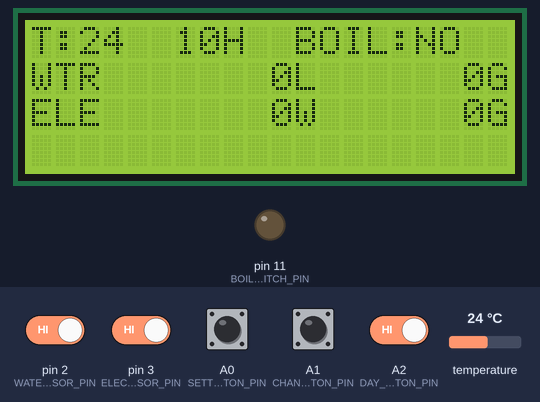
The sketch below on a simulated Arduino Uno, built with avr-gcc and run on an emulated ATmega328P. Parts: 20×4 character LCD, output pins drawn as LEDs (lit = HIGH). The test bench sets the inputs (shaded band); at power-on: A0 (SETTING_BUTTON_PIN), A1 (CHANGE_BUTTON_PIN), A2 (DAY_STAT_BUTTON_PIN), pin 2 (WATER_USAGE_SENSOR_PIN), pin 3 (ELECTRIC_USAGE_SENSOR_PIN) HIGH, temperature 24 °C. The local clock reads 2024-03-15 10:24:30 at power-on unless the sketch sets it; EEPROM starts erased; what the sketch prints to the serial monitor is not drawn.

Above: at 4.2 s.
4.3 s: A0 (SETTING_BUTTON_PIN) pulled LOW for 1 s
At 6.9 s:
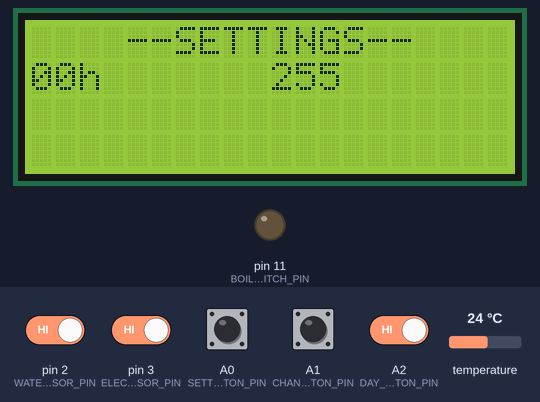
7.2 s: A1 (CHANGE_BUTTON_PIN) pulled LOW for 1 s
At 9.1 s:
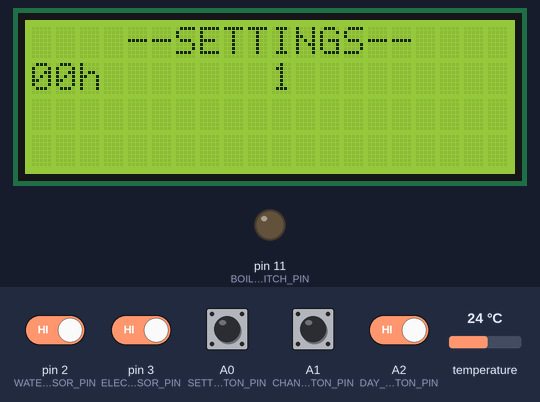
9.7 s: A0 (SETTING_BUTTON_PIN) pulled LOW for 0.15 s
At 11.3 s:
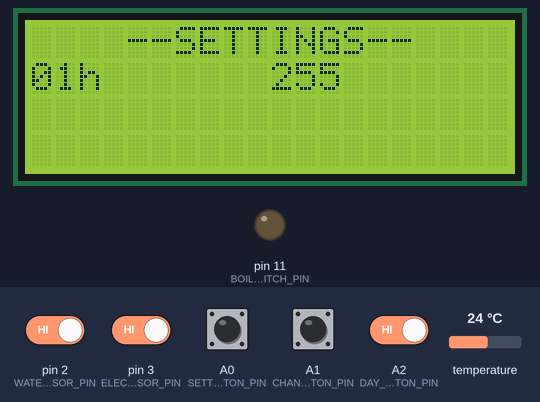
11.8 s: A1 (CHANGE_BUTTON_PIN) pulled LOW for 0.15 s
At 12.6 s:
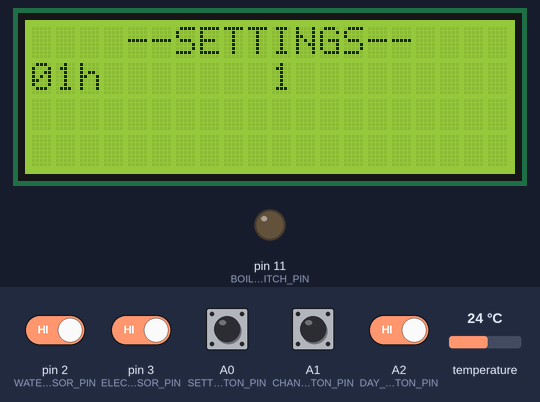
13.5 s: pin 2 (WATER_USAGE_SENSOR_PIN) driven LOW and pin 3 (ELECTRIC_USAGE_SENSOR_PIN) driven LOW and A0 (SETTING_BUTTON_PIN) driven LOW and A1 (CHANGE_BUTTON_PIN) driven LOW and A2 (DAY_STAT_BUTTON_PIN) driven LOW
At 15.8 s:
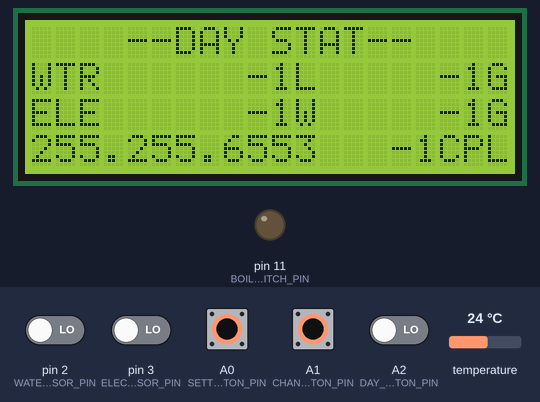
Timing chart, 0 to 17.0 s (numbered marks = the images above; inputs shaded):
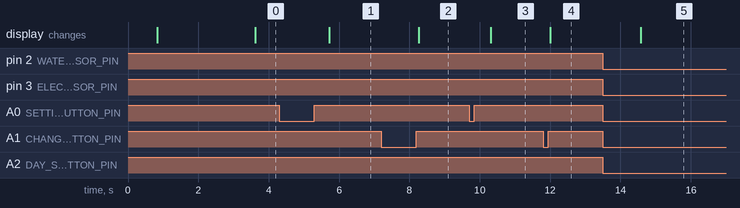

The sketch:

boilerControllerWithSettingsV2.ino
```cpp
//BY DANDRII

#include <OneWire.h>
#include <DallasTemperature.h>
#include "RTClib.h"
#include <LiquidCrystal.h>
#include <EEPROM.h>
#include <OneButton.h>
#include <avr/wdt.h>


// Піни
#define ONE_WIRE_BUS_PIN 4
#define BOILER_SWITCH_PIN 11
#define WATER_USAGE_SENSOR_PIN 2
#define ELECTRIC_USAGE_SENSOR_PIN 3
#define SETTING_BUTTON_PIN A0
#define CHANGE_BUTTON_PIN A1
#define DAY_STAT_BUTTON_PIN A2

//LCD
#define RS_PIN 5
#define EN_PIN 6
#define D4_PIN 7
#define D5_PIN 8
#define D6_PIN 9
#define D7_PIN 10

// Затримки
#define SETUP_DELAY 2000 // мс
#define BOILER_ITERATION_DELAY 2000 // мс
#define SAVE_INTERVAL_MS 3600000UL // 1 година в мілісекундах
#define MAIN_LOOP_DELAY 1 // мс

// Температурні межі
#define LOGIC_MIN_WORK_TEMP -50
#define LOGIC_MAX_WORK_TEMP 90

#define USED_WATER_EEPROM_ADDRESS 0
#define USED_ELECTRIC_EEPROM_ADDRESS 4
#define LOSTED_MONEY_FOR_WATER_EEPROM_ADDRESS 8
#define LOSTED_MONEY_FOR_ELECTRIC_EEPROM_ADDRESS 12
#define WATER_LITER_PRICE_EEPROM_ADDRESS 16
#define ELECTRIC_WATT_PRICE_EEPROM_ADDRESS 20

#define NO_ERROR_MSG " "
#define TEMPERATURE_ERROR_MSG "!TEMP ERROR!"
#define TIME_ERROR_MSG "!TIME ERROR!"
#define TEMPERATURE_AND_TIME_ERROR_MSG "!TEMP + TIME ERROR!"

// Константи
// const float WATER_LITER_PRICE = 80.0/1000;
// const float ELECTRIC_WATT_PRICE = 4.8/1000;
const float LITERS_PER_IMPULSE = 1.0/450;
const float WATT_PER_IMPULSE = 1000.0/3200;
const uint8_t SETTING_PAGES_COUNT = 26;
const uint8_t SETTING_PAGE_NAME_LEN = 6;
const uint8_t SETTING_PAGE_AVAILABLE_VALUES_COUNT = 8;
const uint8_t SETTING_PAGES_BOILING_HOURS_START_INDEX = 0; //Початок сторінок налаштувань годин роботи, години мають іти по порядку від 00 до 23
const uint8_t DAY_STAT_PAGES_COUNT = 31;
const uint16_t DAY_STAT_PAGES_START_EEPROM_ADDRESS = 80;
const uint8_t SETTING_FLOAT_VALUE_PAGES_COUNT = 2;

//Структури
struct settingPage{
  char name[SETTING_PAGE_NAME_LEN];
  uint8_t defaultValue;
  uint8_t value;
  uint8_t availableValues[SETTING_PAGE_AVAILABLE_VALUES_COUNT];
  uint8_t availableValuesCount;
  uint16_t eepromAddress;
};
struct settingFloatValuePage{
  char name[SETTING_PAGE_NAME_LEN];
  float value;
  float step;
  uint16_t eepromAddress;
};
struct dayStatPage{
  uint8_t day;
  uint8_t month;
  uint16_t year;
  uint16_t usedWaterInLiters;
  uint16_t lostedMoneyForWater;
  uint16_t usedElectricInWatts;
  uint16_t lostedMoneyForElectric;
  uint16_t hotWaterLiterPriceInCoins;
};
const uint8_t DAY_STAT_PAGE_LEN = sizeof(dayStatPage); //Константа довжини однієї dayStatPage

// Глобальні змінні
bool isBoilingTime = false;
bool isBoilingNeeded = false;
bool isTemperatureError = false;
bool isTimeError = false;
uint8_t nowHour = 0;
float temperature = DEVICE_DISCONNECTED_C;
volatile uint32_t waterImpulses = 0;
volatile uint32_t electricImpulses = 0;
float usedWaterInLiters = 0.0;
float usedElectricInWatts = 0.0;
float lostedMoneyForWater = 0.0;
float lostedMoneyForElectric = 0.0;
float nowDayUsedWaterInLiters = 0.0;
float nowDayUsedElectricInWatts = 0.0;
float nowDayLostedMoneyForWater = 0.0;
float nowDayLostedMoneyForElectric = 0.0;
uint32_t lastSaveMillis = 0;
uint32_t lastBoilerIterationMillis = 0;
bool isSettingPagesActive = false;
uint8_t nowDisplayedSettingPage = 0;
uint8_t nowDisplayedAvailableValueOnSettingPage = 0;
bool isCurrentDayStatPageActive = false;
uint8_t nowDisplayedDayStatPage = 0;
bool isAlreadyNowDayStatPageSavedToEeprom = false;
bool isSettingFloatValuePagesActive = false;
uint8_t nowDisplayedSettingFloatValuePage = 0;
char errorMsg[32];
settingPage settingPages[SETTING_PAGES_COUNT] = {
  {"00h", 0, 0, {0, 1}, 2, 45},
  {"01h", 0, 0, {0, 1}, 2, 46},
  {"02h", 0, 0, {0, 1}, 2, 47},
  {"03h", 0, 0, {0, 1}, 2, 48},
  {"04h", 0, 0, {0, 1}, 2, 49},
  {"05h", 1, 1, {0, 1}, 2, 50},
  {"06h", 1, 1, {0, 1}, 2, 51},
  {"07h", 1, 1, {0, 1}, 2, 52},
  {"08h", 0, 0, {0, 1}, 2, 53},
  {"09h", 0, 0, {0, 1}, 2, 54},
  {"10h", 0, 0, {0, 1}, 2, 55},
  {"11h", 0, 0, {0, 1}, 2, 56},
  {"12h", 0, 0, {0, 1}, 2, 57},
  {"13h", 0, 0, {0, 1}, 2, 58},
  {"14h", 0, 0, {0, 1}, 2, 59},
  {"15h", 0, 0, {0, 1}, 2, 60},
  {"16h", 0, 0, {0, 1}, 2, 61},
  {"17h", 0, 0, {0, 1}, 2, 62},
  {"18h", 0, 0, {0, 1}, 2, 63},
  {"19h", 0, 0, {0, 1}, 2, 64},
  {"20h", 0, 0, {0, 1}, 2, 65},
  {"21h", 0, 0, {0, 1}, 2, 66},
  {"22h", 0, 0, {0, 1}, 2, 67},
  {"23h", 0, 0, {0, 1}, 2, 68},
  {"MIN T", 40, 40, {25, 30, 33, 35, 40, 45, 50, 60}, 8, 69},
  {"GIS T", 10, 10, {5, 10, 15, 20, 30}, 5, 70}
};
settingFloatValuePage settingFloatValuePages[SETTING_FLOAT_VALUE_PAGES_COUNT] = {
  {"GpL", 0.08, 0.001, WATER_LITER_PRICE_EEPROM_ADDRESS},
  {"GpW", 0.0048,  0.0001, ELECTRIC_WATT_PRICE_EEPROM_ADDRESS}
};
dayStatPage currentDayStatPage;
dayStatPage nowDayStatPage;

RTC_DS3231 rtc;
DateTime now;
OneWire oneWire(ONE_WIRE_BUS_PIN);
DallasTemperature tSensor(&oneWire);
LiquidCrystal lcd(RS_PIN, EN_PIN, D4_PIN, D5_PIN, D6_PIN, D7_PIN);
OneButton settingButton(SETTING_BUTTON_PIN, true); // активна кнопка при LOW
OneButton changeButton(CHANGE_BUTTON_PIN, true); // активна кнопка при LOW
OneButton dayStatButton(DAY_STAT_BUTTON_PIN, true); // активна кнопка при LOW

// Функція обробки імпульсів лічильника води
void countUsedWaterImpulses() {
  waterImpulses++;
}

// Функція обробки імпульсів лічильника електроенергії
void countUsedElectricImpulses() {
  electricImpulses++;
}

// Перевірка, чи зараз час кип'ятіння
void checkIsBoilingTime() {
  isBoilingTime = false;
  //Години мають іти по порядку від 00 до 23
  if(settingPages[nowHour+SETTING_PAGES_BOILING_HOURS_START_INDEX].value == 1){
    isBoilingTime = true;
  }
}

// Перевірка, чи потрібно вмикати котел
void checkIsBoilingNeeded() {
  checkIsBoilingTime();
  if (!isBoilingTime) {
    isBoilingNeeded = false;
    return;
  }

  if (temperature < settingPages[24].value) {
    isBoilingNeeded = true;
  } else if (temperature > settingPages[24].value + settingPages[25].value) {
    isBoilingNeeded = false;
  }
}

void errorsCheck(){
  sprintf(errorMsg, NO_ERROR_MSG);

  if (temperature < LOGIC_MIN_WORK_TEMP || temperature > LOGIC_MAX_WORK_TEMP) {
    isTemperatureError = true;
    sprintf(errorMsg, TEMPERATURE_ERROR_MSG);
  } else {
    isTemperatureError = false;
  }

  if (now.year() < 2000 || now.year() > 2100) {
    isTimeError = true;
    sprintf(errorMsg, TIME_ERROR_MSG);
  } else {
    isTimeError = false;
  }

  if (isTemperatureError && isTimeError){
    sprintf(errorMsg, TEMPERATURE_AND_TIME_ERROR_MSG);
  }

  if (isTemperatureError || isTimeError){
    isBoilingNeeded = false;
  }
}

// Керування котлом
void boilIfNeeded() {
  checkIsBoilingNeeded();
  errorsCheck();
  digitalWrite(BOILER_SWITCH_PIN, isBoilingNeeded ? HIGH : LOW);
}

// Вивід логів в Serial
void printLog() {
  Serial.print(nowHour);
  Serial.print("h");

  Serial.print("  temperature = ");
  Serial.print(temperature != DEVICE_DISCONNECTED_C ? temperature : -999);

  Serial.print("  boil = ");
  Serial.print(isBoilingNeeded ? "YES" : "NO");

  Serial.print("  usedWaterInLiters = ");
  Serial.print(usedWaterInLiters);

  Serial.print("  usedElectricInWatts = ");
  Serial.print(usedElectricInWatts);

  Serial.print("  lostedMoneyForWater = ");
  Serial.print(lostedMoneyForWater);

  Serial.print("  lostedMoneyForElectric = ");
  Serial.print(lostedMoneyForElectric);

  Serial.print("  errorMsg = ");
  Serial.print(errorMsg);

  Serial.println();
}

// Вивід даних на LCD
void lcdPrintData() {
  if(isSettingPagesActive || isCurrentDayStatPageActive || isSettingFloatValuePagesActive){
    return;
  }
  char buf[32];

  lcd.clear();

  lcd.setCursor(0, 0);
  lcd.print("T:");
  lcd.setCursor(2, 0);
  if (isTemperatureError) {
    lcd.print("ERR");
  } else {
    lcd.print(round(temperature));
  }

  lcd.setCursor(6, 0);
  if (isTimeError) {
    lcd.print("ERR");
  } else {
    sprintf(buf, "%2d", nowHour);
    lcd.print(buf);
  }
  lcd.print("H");

  lcd.setCursor(11, 0);
  lcd.print("BOIL:");
  lcd.setCursor(16, 0);
  lcd.print(isBoilingNeeded ? "YES" : "NO");

  //water
  lcd.setCursor(0, 1);
  lcd.print("WTR");

  sprintf(buf, "%8dL", int(round(usedWaterInLiters)));
  lcd.setCursor(3, 1);
  lcd.print(buf);

  sprintf(buf, "%7dG", int(round(lostedMoneyForWater)));
  lcd.setCursor(12, 1);
  lcd.print(buf);

  //electric
  lcd.setCursor(0, 2);
  lcd.print("ELE");

  sprintf(buf, "%8dW", int(round(usedElectricInWatts)));
  lcd.setCursor(3, 2);
  lcd.print(buf);

  sprintf(buf, "%7dG", int(round(lostedMoneyForElectric)));
  lcd.setCursor(12, 2);
  lcd.print(buf);

  //errorMsg
  lcd.setCursor(0, 3);
  lcd.print(errorMsg);
}

void lcdDisplaySettingPage(){
  if(!isSettingPagesActive){
    return;
  }
  lcd.clear();
  lcd.setCursor(4, 0);
  lcd.print("--SETTINGS--");
  lcd.setCursor(0, 1);
  lcd.print(settingPages[nowDisplayedSettingPage].name);
  lcd.setCursor(10, 1);
  lcd.print(settingPages[nowDisplayedSettingPage].value);
}

void lcdDisplayFloatValuePage(){
  if(!isSettingFloatValuePagesActive){
    return;
  }
  lcd.clear();
  lcd.setCursor(4, 0);
  lcd.print("--SETTINGS--");
  lcd.setCursor(0, 1);
  lcd.print(settingFloatValuePages[nowDisplayedSettingFloatValuePage].name);
  lcd.setCursor(10, 1);
  lcd.print(settingFloatValuePages[nowDisplayedSettingFloatValuePage].value, 5);
  lcd.print("G");
}

void lcdDisplayDayStatPage(){
  if(!isCurrentDayStatPageActive){
    return;
  }
  char buf[32];
  lcd.clear();
  lcd.setCursor(4, 0);
  lcd.print("--DAY STAT--");

  //water
  lcd.setCursor(0, 1);
  lcd.print("WTR");

  sprintf(buf, "%8dL", currentDayStatPage.usedWaterInLiters);
  lcd.setCursor(3, 1);
  lcd.print(buf);

  sprintf(buf, "%7dG", currentDayStatPage.lostedMoneyForWater);
  lcd.setCursor(12, 1);
  lcd.print(buf);

  //electric
  lcd.setCursor(0, 2);
  lcd.print("ELE");

  sprintf(buf, "%8dW", currentDayStatPage.usedElectricInWatts);
  lcd.setCursor(3, 2);
  lcd.print(buf);

  sprintf(buf, "%7dG", currentDayStatPage.lostedMoneyForElectric);
  lcd.setCursor(12, 2);
  lcd.print(buf);

  //date
  lcd.setCursor(0, 3);
  lcd.print(currentDayStatPage.day);
  lcd.print(".");
  lcd.print(currentDayStatPage.month);
  lcd.print(".");
  lcd.print(currentDayStatPage.year);

  //hotWaterLiterPriceInCoins
  sprintf(buf, "%5dCPL", currentDayStatPage.hotWaterLiterPriceInCoins);
  lcd.setCursor(12, 3);
  lcd.print(buf);
}

bool boilerIteration(){
  if(millis() - lastBoilerIterationMillis >= BOILER_ITERATION_DELAY) {
    lastBoilerIterationMillis = millis();

    nowHour = now.hour();
    tSensor.requestTemperatures();
    temperature = tSensor.getTempCByIndex(0);

    usedWaterInLiters += waterImpulses * LITERS_PER_IMPULSE;
    usedElectricInWatts += electricImpulses * WATT_PER_IMPULSE;
    nowDayUsedWaterInLiters += waterImpulses * LITERS_PER_IMPULSE;
    nowDayUsedElectricInWatts += electricImpulses * WATT_PER_IMPULSE;
    lostedMoneyForWater += waterImpulses * LITERS_PER_IMPULSE * settingFloatValuePages[0].value;
    lostedMoneyForElectric += electricImpulses * WATT_PER_IMPULSE * settingFloatValuePages[1].value;
    nowDayLostedMoneyForWater += waterImpulses * LITERS_PER_IMPULSE * settingFloatValuePages[0].value;
    nowDayLostedMoneyForElectric += electricImpulses * WATT_PER_IMPULSE * settingFloatValuePages[1].value;
    waterImpulses = 0;
    electricImpulses = 0;

    boilIfNeeded();
    lcdPrintData();
    printLog();
    updateNowDayStatPage();

    if (millis() - lastSaveMillis >= SAVE_INTERVAL_MS) {
      lastSaveMillis = millis();
      EEPROM.put(USED_WATER_EEPROM_ADDRESS, usedWaterInLiters);
      EEPROM.put(USED_ELECTRIC_EEPROM_ADDRESS, usedElectricInWatts);
      EEPROM.put(LOSTED_MONEY_FOR_WATER_EEPROM_ADDRESS, lostedMoneyForWater);
      EEPROM.put(LOSTED_MONEY_FOR_ELECTRIC_EEPROM_ADDRESS, lostedMoneyForElectric);
      EEPROM.put(WATER_LITER_PRICE_EEPROM_ADDRESS, settingFloatValuePages[0].value);
      EEPROM.put(ELECTRIC_WATT_PRICE_EEPROM_ADDRESS, settingFloatValuePages[1].value);
      Serial.println("Saved current data to EEPROM");
    }
    return true;

  }else{
    return false;
  }
}

void displayOrHideSettingsPage(){
  if(!isCurrentDayStatPageActive && !isSettingFloatValuePagesActive){
    isSettingPagesActive = !isSettingPagesActive;
    nowDisplayedSettingPage = 0;
    lcdDisplaySettingPage();
    if(!isSettingPagesActive){
      writeSettingsToEeprom();
    }
  }
}

void displayNextSettingPage(){
  if(isSettingPagesActive){
    nowDisplayedSettingPage = (nowDisplayedSettingPage + 1) % SETTING_PAGES_COUNT;
    nowDisplayedAvailableValueOnSettingPage = 0;
    lcdDisplaySettingPage();
  }
  if(isSettingFloatValuePagesActive){
    nowDisplayedSettingFloatValuePage = (nowDisplayedSettingFloatValuePage + 1) % SETTING_FLOAT_VALUE_PAGES_COUNT;
    lcdDisplayFloatValuePage();
  }
}

void setNextValueOnSettingPage(){
  if(isSettingPagesActive){
    uint8_t settingPageAvailableValuesCount = settingPages[nowDisplayedSettingPage].availableValuesCount;
    if(settingPageAvailableValuesCount >= SETTING_PAGE_AVAILABLE_VALUES_COUNT){
      settingPageAvailableValuesCount = SETTING_PAGE_AVAILABLE_VALUES_COUNT;
    }
    nowDisplayedAvailableValueOnSettingPage = (nowDisplayedAvailableValueOnSettingPage + 1) % settingPageAvailableValuesCount;
    settingPages[nowDisplayedSettingPage].value = settingPages[nowDisplayedSettingPage].availableValues[nowDisplayedAvailableValueOnSettingPage];
    lcdDisplaySettingPage();
  }
  if(isSettingFloatValuePagesActive){ //value - step
    settingFloatValuePages[nowDisplayedSettingFloatValuePage].value -= settingFloatValuePages[nowDisplayedSettingFloatValuePage].step;
    lcdDisplayFloatValuePage();
  }
}

void setDefaultValueOnSettingPage(){
  if(isSettingPagesActive){
    settingPages[nowDisplayedSettingPage].value = settingPages[nowDisplayedSettingPage].defaultValue;
    lcdDisplaySettingPage();
  }
}

void displayOrHideDayStatPage(){
  if(!isSettingPagesActive && !isSettingFloatValuePagesActive){
    isCurrentDayStatPageActive = !isCurrentDayStatPageActive;
    nowDisplayedDayStatPage = 0;
    readCurrentDayStatPageFromEeprom(nowDisplayedDayStatPage);
    lcdDisplayDayStatPage();
  }
}

void displayNextDayStatPage(){
  if(isCurrentDayStatPageActive){
    nowDisplayedDayStatPage = (nowDisplayedDayStatPage + 1) % DAY_STAT_PAGES_COUNT;
    readCurrentDayStatPageFromEeprom(nowDisplayedDayStatPage);
    lcdDisplayDayStatPage();
  }
  if(isSettingFloatValuePagesActive){ //value + step
    settingFloatValuePages[nowDisplayedSettingFloatValuePage].value += settingFloatValuePages[nowDisplayedSettingFloatValuePage].step;
    lcdDisplayFloatValuePage();
  }
}

void displayNowDayStatPage(){
  if(isCurrentDayStatPageActive){
    currentDayStatPage = nowDayStatPage;
    lcdDisplayDayStatPage();
  }
}

void displayOrHideSettingsFloatValuePage(){
  if(!isCurrentDayStatPageActive && !isSettingPagesActive){
    isSettingFloatValuePagesActive = !isSettingFloatValuePagesActive;
    nowDisplayedSettingFloatValuePage = 0;
    readCurrentDayStatPageFromEeprom(nowDisplayedDayStatPage);
    lcdDisplayFloatValuePage();
    if(!isSettingFloatValuePagesActive){
      writeSettingFloatValuePagesToEeprom();
    }
  }
}

void readSettingsFromEeprom(){
  for(int i = 0; i < SETTING_PAGES_COUNT; i++){
    EEPROM.get(settingPages[i].eepromAddress, settingPages[i].value);
  }
}

void writeSettingsToEeprom(){
  for(int i = 0; i < SETTING_PAGES_COUNT; i++){
    EEPROM.put(settingPages[i].eepromAddress, settingPages[i].value);
  }
}

void readSettingFloatValuePagesFromEeprom(){
  for(int i = 0; i < SETTING_FLOAT_VALUE_PAGES_COUNT; i++){
    EEPROM.get(settingFloatValuePages[i].eepromAddress, settingFloatValuePages[i].value);
  }
}

void writeSettingFloatValuePagesToEeprom(){
  for(int i = 0; i < SETTING_FLOAT_VALUE_PAGES_COUNT; i++){
    EEPROM.put(settingFloatValuePages[i].eepromAddress, settingFloatValuePages[i].value);
  }
}

void readCurrentDayStatPageFromEeprom(uint8_t indexOfDayStatPage){
  EEPROM.get(DAY_STAT_PAGES_START_EEPROM_ADDRESS + indexOfDayStatPage * DAY_STAT_PAGE_LEN, currentDayStatPage);
}

void writeDayStatPageToEeprom(uint8_t indexOfDayStatPage){
  EEPROM.put(DAY_STAT_PAGES_START_EEPROM_ADDRESS + indexOfDayStatPage * DAY_STAT_PAGE_LEN, nowDayStatPage);
}

void dayStatPagesEepromInit(){
  for(int i = 0; i < DAY_STAT_PAGES_COUNT; i++){
    nowDayStatPage = {99, 99, 99, 99, 99, 99, 99, 99};
    writeDayStatPageToEeprom(i);
  }
}

void writeDayStatPageToEepromIfCurrentDayEnds(){
  if (now.hour() == 0 && now.minute() == 0 && now.second() == 0) {
    if (!isAlreadyNowDayStatPageSavedToEeprom) {
      writeDayStatPageToEeprom(now.day() - 1);
      nowDayUsedWaterInLiters = 0.0;
      nowDayUsedElectricInWatts = 0.0;
      nowDayLostedMoneyForWater = 0.0;
      nowDayLostedMoneyForElectric = 0.0;
      nowDayStatPage = {99, 99, 99, 99, 99, 99, 99, 99};
      isAlreadyNowDayStatPageSavedToEeprom = true;
    }
  } else {
    // Після 00:00:01 — дозволити наступне спрацювання наступної ночі
    isAlreadyNowDayStatPageSavedToEeprom = false;
  }
}

void writePricesToEeprom(){
  EEPROM.put(WATER_LITER_PRICE_EEPROM_ADDRESS, 80.0/1000);
  EEPROM.put(ELECTRIC_WATT_PRICE_EEPROM_ADDRESS, 4.8/1000);
}

void updateNowDayStatPage(){
  nowDayStatPage.day = now.day();
  nowDayStatPage.month = now.month();
  nowDayStatPage.year = now.year();
  nowDayStatPage.usedWaterInLiters = nowDayUsedWaterInLiters;
  nowDayStatPage.lostedMoneyForWater = nowDayLostedMoneyForWater;
  nowDayStatPage.usedElectricInWatts = nowDayUsedElectricInWatts;
  nowDayStatPage.lostedMoneyForElectric = nowDayLostedMoneyForElectric;
  if (nowDayUsedWaterInLiters > 0.1) {
    float totalCost = nowDayLostedMoneyForWater + nowDayLostedMoneyForElectric;
    float costPerLiter = totalCost / nowDayUsedWaterInLiters * 100;
    nowDayStatPage.hotWaterLiterPriceInCoins = uint16_t(round(costPerLiter));
  } else {
    nowDayStatPage.hotWaterLiterPriceInCoins = 0;
  }
}

void clearEEPROM(){
  for (int i = 0; i < EEPROM.length(); i++){
    EEPROM.write(i, 0);
  }
}

void setup() {
  wdt_enable(WDTO_8S);

  Serial.begin(9600);
  Serial.println("  ");
  Serial.println("--START--");

  if (!rtc.begin()) {
    Serial.println("--RTC ERR--");
    while (1) delay(10);
  }

  // Один раз виставте час, потім закоментуйте цей рядок!
  // rtc.adjust(DateTime(F(__DATE__), F(__TIME__)));

  //Стерти EEPROM, перезеписати її нулями
  //clearEEPROM();

  //Записати значення за замовчуванням
  //writeSettingsToEeprom();
  //dayStatPagesEepromInit();
  //writePricesToEeprom();

  tSensor.begin();
  tSensor.requestTemperatures();

  lcd.begin(20, 4);
  lcd.setCursor(5, 1);
  lcd.print("--START--");
  lcd.setCursor(4, 2);
  lcd.print("READ EEPROM");

  pinMode(BOILER_SWITCH_PIN, OUTPUT);
  pinMode(WATER_USAGE_SENSOR_PIN, INPUT_PULLUP);
  pinMode(ELECTRIC_USAGE_SENSOR_PIN, INPUT_PULLUP);

  settingButton.attachLongPressStart(displayOrHideSettingsPage);
  settingButton.attachClick(displayNextSettingPage);
  settingButton.attachDoubleClick(displayOrHideSettingsFloatValuePage);
  changeButton.attachLongPressStart(setDefaultValueOnSettingPage);
  changeButton.attachClick(setNextValueOnSettingPage);
  dayStatButton.attachLongPressStart(displayOrHideDayStatPage);
  dayStatButton.attachClick(displayNextDayStatPage);
  dayStatButton.attachDoubleClick(displayNowDayStatPage);

  digitalWrite(BOILER_SWITCH_PIN, LOW);
  attachInterrupt(digitalPinToInterrupt(WATER_USAGE_SENSOR_PIN), countUsedWaterImpulses, FALLING);
  attachInterrupt(digitalPinToInterrupt(ELECTRIC_USAGE_SENSOR_PIN), countUsedElectricImpulses, FALLING);

  EEPROM.get(USED_WATER_EEPROM_ADDRESS, usedWaterInLiters);
  EEPROM.get(USED_ELECTRIC_EEPROM_ADDRESS, usedElectricInWatts);
  EEPROM.get(LOSTED_MONEY_FOR_WATER_EEPROM_ADDRESS, lostedMoneyForWater);
  EEPROM.get(LOSTED_MONEY_FOR_ELECTRIC_EEPROM_ADDRESS, lostedMoneyForElectric);

  readSettingsFromEeprom();
  readSettingFloatValuePagesFromEeprom();

  if(isnan(usedWaterInLiters)) usedWaterInLiters = 0.0;
  if(isnan(usedElectricInWatts)) usedElectricInWatts = 0.0;
  if(isnan(lostedMoneyForWater)) lostedMoneyForWater = 0.0;
  if(isnan(lostedMoneyForElectric)) lostedMoneyForElectric = 0.0;
  if(isnan(settingFloatValuePages[0].value)) settingFloatValuePages[0].value = 80.0/1000;
  if(isnan(settingFloatValuePages[1].value)) settingFloatValuePages[1].value = 4.8/1000;

  lastSaveMillis = millis();

  sprintf(errorMsg, NO_ERROR_MSG);

  delay(SETUP_DELAY);
}

void loop() {

  now = rtc.now();

  boilerIteration();
  writeDayStatPageToEepromIfCurrentDayEnds();

  settingButton.tick();
  changeButton.tick();
  dayStatButton.tick();

  wdt_reset();

  delay(MAIN_LOOP_DELAY);
}
```

Measured:
- after the input at 4.3 s, the display: changes after 1.4 s (image 1)
- after the input at 7.2 s, the display: changes after 1.1 s (image 2)
- after the input at 9.7 s, the display: changes after 0.61 s (image 3)
- after the input at 11.8 s, the display: changes after 0.21 s (image 4)
- after the input at 13.5 s, the display: changes after 1.1 s (image 5)
